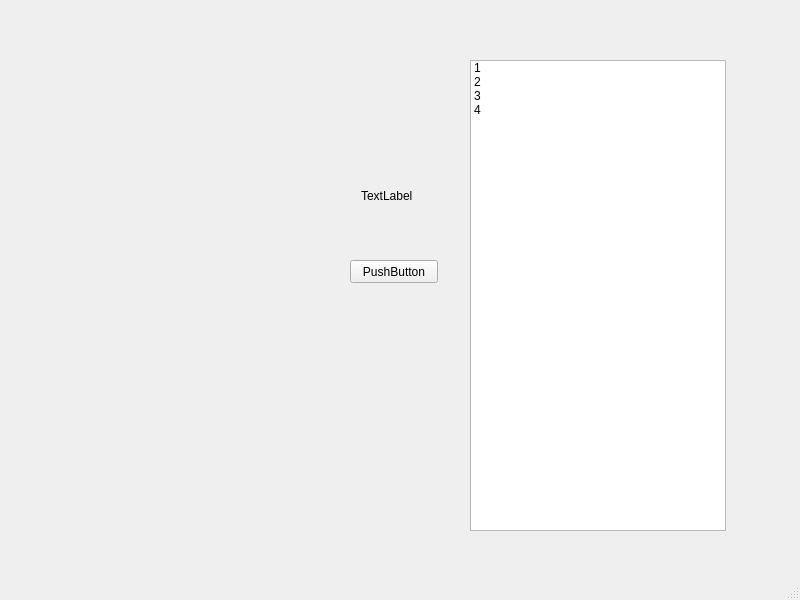
<?xml version="1.0" encoding="UTF-8"?>
<ui version="4.0">
 <class>MainWindow</class>
 <widget class="QMainWindow" name="MainWindow">
  <property name="geometry">
   <rect>
    <x>0</x>
    <y>0</y>
    <width>800</width>
    <height>600</height>
   </rect>
  </property>
  <property name="windowTitle">
   <string>MainWindow</string>
  </property>
  <widget class="QWidget" name="centralwidget">
   <widget class="QLabel" name="label">
    <property name="geometry">
     <rect>
      <x>361</x>
      <y>150</y>
      <width>151</width>
      <height>91</height>
     </rect>
    </property>
    <property name="text">
     <string>TextLabel</string>
    </property>
   </widget>
   <widget class="QPushButton" name="pushButton">
    <property name="geometry">
     <rect>
      <x>350</x>
      <y>260</y>
      <width>88</width>
      <height>23</height>
     </rect>
    </property>
    <property name="text">
     <string>PushButton</string>
    </property>
   </widget>
   <widget class="QListWidget" name="listWidget_2">
    <property name="geometry">
     <rect>
      <x>470</x>
      <y>60</y>
      <width>256</width>
      <height>471</height>
     </rect>
    </property>
    <item>
     <property name="text">
      <string>1</string>
     </property>
    </item>
    <item>
     <property name="text">
      <string>2</string>
     </property>
    </item>
    <item>
     <property name="text">
      <string>3</string>
     </property>
    </item>
    <item>
     <property name="text">
      <string>4</string>
     </property>
    </item>
   </widget>
  </widget>
  <widget class="QMenuBar" name="menubar">
   <property name="geometry">
    <rect>
     <x>0</x>
     <y>0</y>
     <width>800</width>
     <height>23</height>
    </rect>
   </property>
  </widget>
  <widget class="QStatusBar" name="statusbar"/>
 </widget>
 <resources>
  <include location="../UI/design/resources.qrc"/>
 </resources>
 <connections/>
</ui>
